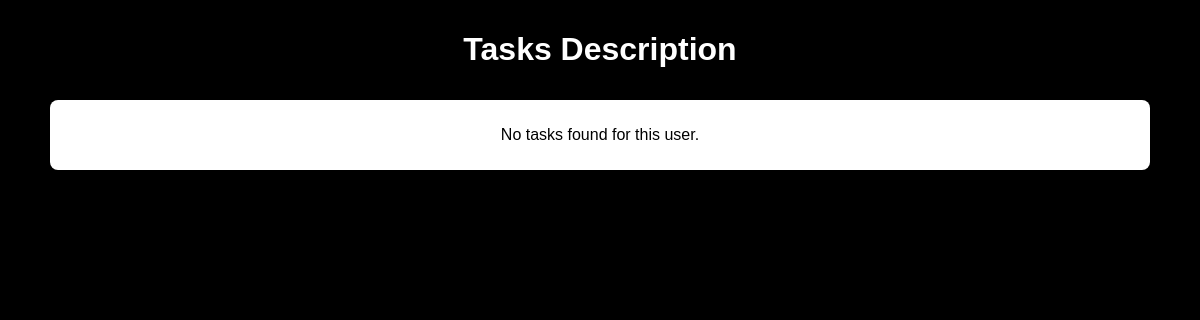
Before: /EmployeeTask (signed in) with the older database file.
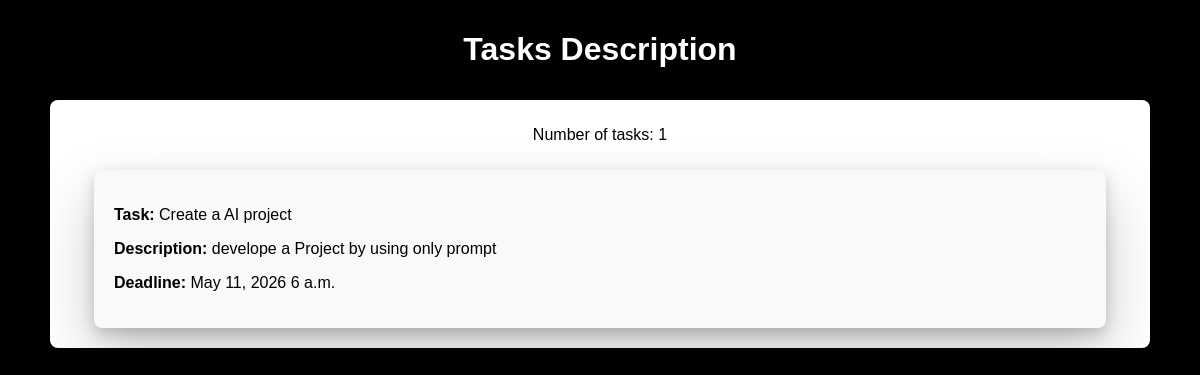
After: the same page with the newer database file.
### TaskApp/models.py (models this page shows, shortened)
class Task(models.Model):
    PRIORITY_CHOICES = [
        ('Low', 'Low'),
        ('Medium', 'Medium'),
        ('High', 'High'),
    ]
    CATEGORY_CHOICES = [
        ('Work', 'Work'),
        ('Personal', 'Personal'),
        ('Errands', 'Errands'),
    ]
    title = models.CharField(max_length=100)
    description = models.TextField()
    assigned_to = models.ForeignKey(Employee, on_delete=models.CASCADE)
    deadline_date = models.DateField()
    deadline_time = models.TimeField()
    email = models.EmailField()
    created_at = models.DateTimeField(default=timezone.now)
    priority = models.CharField(max_length=10, choices=PRIORITY_CHOICES, default='Medium')
    category = models.CharField(max_length=20, choices=CATEGORY_CHOICES, default='Work')

### TaskApp/views.py (the view)
# urls.py: path('EmployeeTask', views.EmployeeTask, name='EmployeeTask'),
def EmployeeTask(request):
    try:
        email = request.session.get("EmployeeEmail", None)
        username = request.session.get("EmployeeUsername", None)
        if email:
            tasks = Task.objects.filter(email=email)
        else:
            tasks = []
        return render(request, 'EmployeeTask.html', {'email': email, 'tasks': tasks, 'username': username})
    except Exception as e:
        error_message = "An error occurred while loading the employee tasks."
        return render(request, "error.html", {'error_message': error_message})

### TaskApp/templates/EmployeeTask.html (shortened to what this page needs)
<!DOCTYPE html>
<html lang="en">
<head>
</head>
<body>
    <h1>Tasks Description</h1>
    <div class="container">
        <div class="task-list">
            {% if tasks %}
                <p>Number of tasks: {{ tasks|length }}</p>
                {% for task in tasks %}
                    <div class="task-item">
                        <p style="color:black;"><strong>Task:</strong> {{ task.title }}</p>
                        <p style="color:black;"><strong>Description:</strong> {{ task.description }}</p>
                        <p style="color:black;"><strong>Deadline:</strong> {{ task.deadline_date }} {{ task.deadline_time }}</p>
                    </div>
                {% endfor %}
            {% else %}
                <p>No tasks found for this user.</p>
            {% endif %}
        </div>
    </div>
</body>
</html>

Changed rows visible on the page:
added Task: title "Create a AI project", description "develope a Project by using only prompt", deadline_date "May 11, 2026", deadline_time "6 a.m."
Other visible differences:
{{ tasks|length }}: (not shown) → "1"
text no longer shown: "No tasks found for this user."
text now shown: "Number of tasks:"
